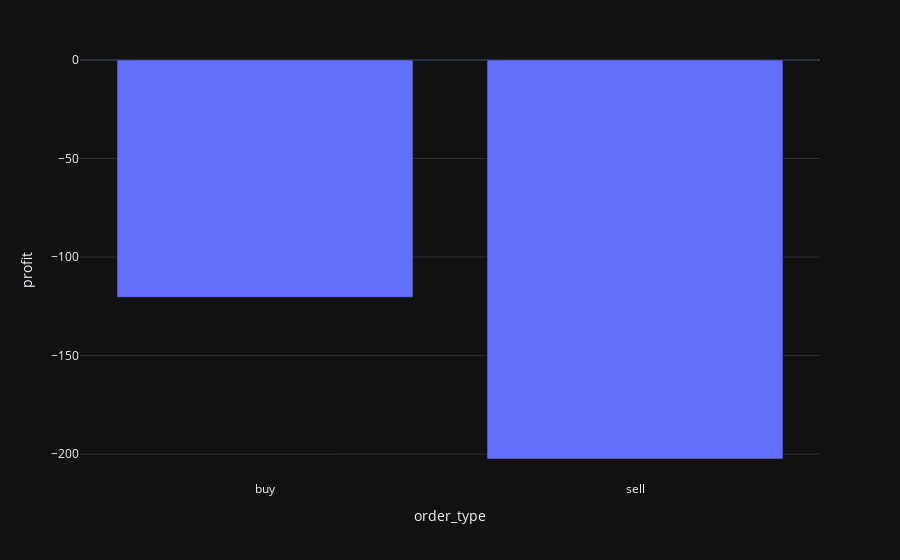
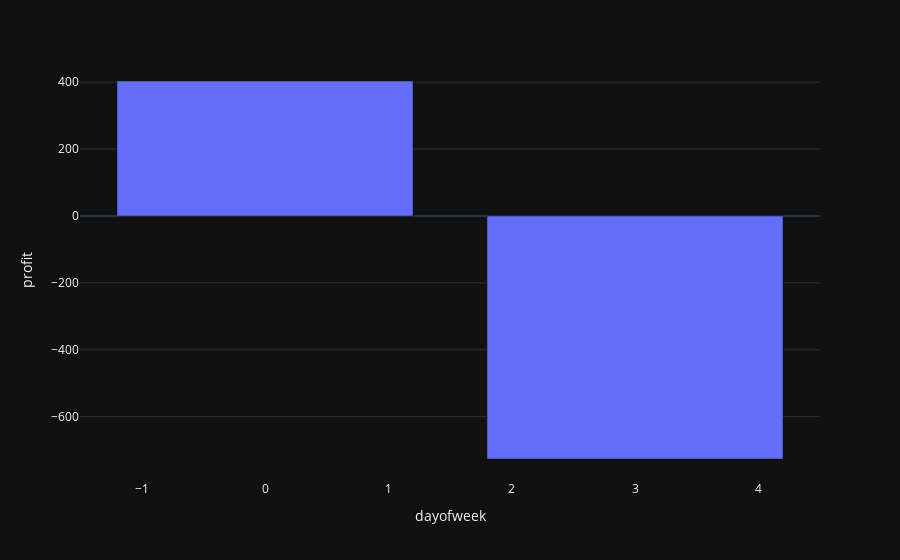
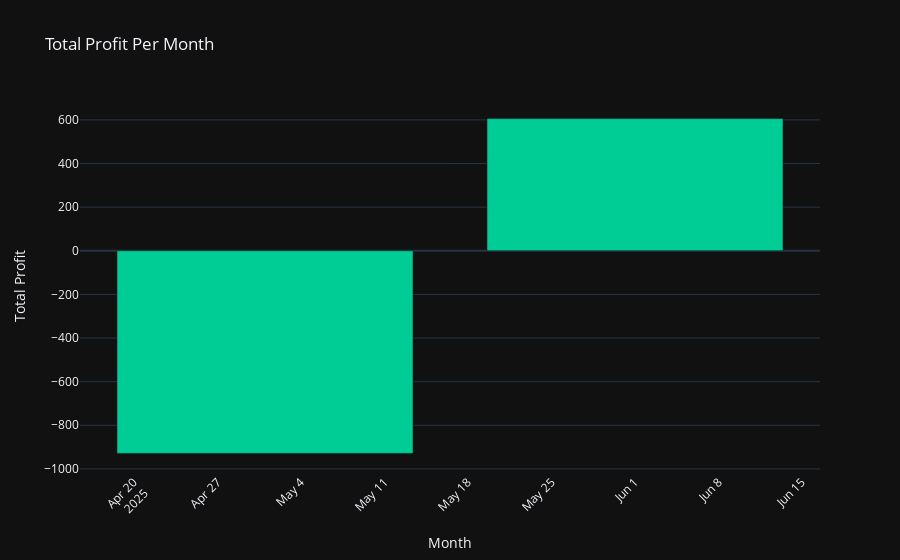
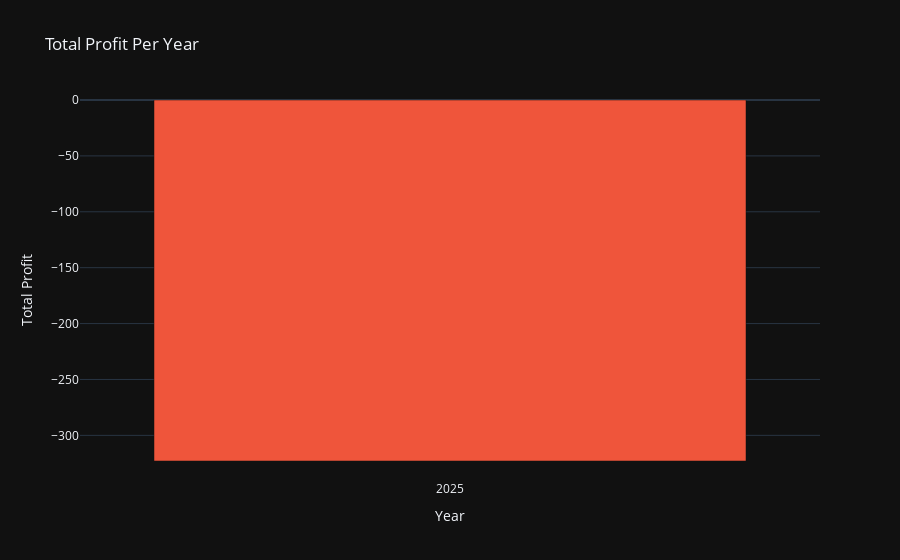

Source (notebook cell) for these figures, in order:
### Code cell
evaluate_backtest(bt.trades)

### Figure 1 — Plotly figure (JSON) as saved in the notebook; plotly's stock layout.template omitted (floating-point values rounded to 4 significant figures)
{"data": [{"hovertemplate": "order_type=%{x}<br>profit=%{y}<extra></extra>", "legendgroup": "", "marker": {"color": "#636efa", "pattern": {"shape": ""}}, "name": "", "orientation": "v", "showlegend": false, "textposition": "auto", "type": "bar", "x": ["buy", "sell"], "xaxis": "x", "y": [-120.4, -202.5], "yaxis": "y"}], "layout": {"barmode": "relative", "legend": {"tracegroupgap": 0}, "margin": {"t": 60}, "xaxis": {"anchor": "y", "domain": [0, 1], "title": {"text": "order_type"}}, "yaxis": {"anchor": "x", "domain": [0, 1], "title": {"text": "profit"}}}}

### Figure 2 — Plotly figure (JSON) as saved in the notebook; plotly's stock layout.template omitted (floating-point values rounded to 4 significant figures)
{"data": [{"hovertemplate": "dayofweek=%{x}<br>profit=%{y}<extra></extra>", "legendgroup": "", "marker": {"color": "#636efa", "pattern": {"shape": ""}}, "name": "", "orientation": "v", "showlegend": false, "textposition": "auto", "type": "bar", "x": [0, 3], "xaxis": "x", "y": [403.5, -726.4], "yaxis": "y"}], "layout": {"barmode": "relative", "legend": {"tracegroupgap": 0}, "margin": {"t": 60}, "xaxis": {"anchor": "y", "domain": [0, 1], "title": {"text": "dayofweek"}}, "yaxis": {"anchor": "x", "domain": [0, 1], "title": {"text": "profit"}}}}

### Figure 3 — Plotly figure (JSON) as saved in the notebook; plotly's stock layout.template omitted (floating-point values rounded to 4 significant figures)
{"data": [{"hovertemplate": "Month=%{x}<br>Total Profit=%{y}<extra></extra>", "legendgroup": "", "marker": {"color": "#00CC96", "pattern": {"shape": ""}}, "name": "", "orientation": "v", "showlegend": false, "textposition": "auto", "type": "bar", "x": ["2025-05", "2025-06"], "xaxis": "x", "y": [-928.9, 606.0], "yaxis": "y"}], "layout": {"barmode": "relative", "legend": {"tracegroupgap": 0}, "title": {"text": "Total Profit Per Month"}, "xaxis": {"anchor": "y", "domain": [0, 1], "tickangle": -45, "title": {"text": "Month"}}, "yaxis": {"anchor": "x", "domain": [0, 1], "title": {"text": "Total Profit"}}}}

### Figure 4 — Plotly figure (JSON) as saved in the notebook; plotly's stock layout.template omitted (floating-point values rounded to 4 significant figures)
{"data": [{"hovertemplate": "Year=%{x}<br>Total Profit=%{y}<extra></extra>", "legendgroup": "", "marker": {"color": "#EF553B", "pattern": {"shape": ""}}, "name": "", "orientation": "v", "showlegend": false, "textposition": "auto", "type": "bar", "x": [2025], "xaxis": "x", "y": [-322.9], "yaxis": "y"}], "layout": {"barmode": "relative", "legend": {"tracegroupgap": 0}, "title": {"text": "Total Profit Per Year"}, "xaxis": {"anchor": "y", "domain": [0, 1], "title": {"text": "Year"}, "type": "category"}, "yaxis": {"anchor": "x", "domain": [0, 1], "title": {"text": "Total Profit"}}}}
